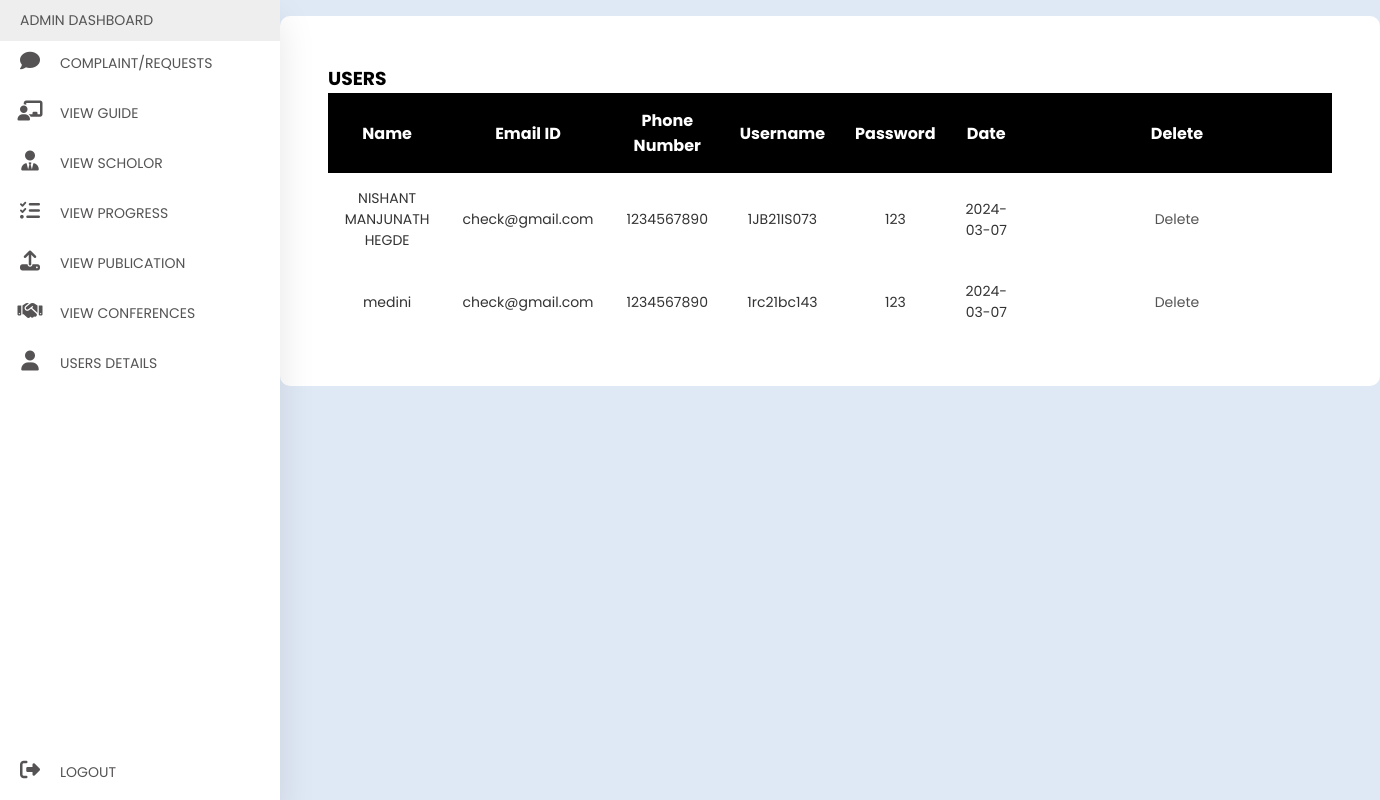
The app's page /view_user.php (signed in) with its own data.
### tables this page shows
CREATE TABLE `scholar` (
  `name` varchar(50) DEFAULT NULL,
  `email` varchar(50) DEFAULT NULL,
  `phone` int(15) DEFAULT NULL,
  `sid` varchar(15) NOT NULL,
  `password` varchar(16) DEFAULT NULL,
  `date` date NOT NULL DEFAULT current_timestamp()
);

### view_user.php (the view, shortened to what this page needs)
<?php
include 'connetdb.php';
$sql = "SELECT * FROM scholar";
$result = mysqli_query($data, $sql);
?>
<!DOCTYPE html>
<html>
<head>
    <link rel="stylesheet" href="dash.css">
    <link rel="stylesheet" href="https://cdnjs.cloudflare.com/ajax/libs/font-awesome/6.5.1/css/all.min.css"
 />
</head>
<body>
	<?php
		include 'admin_sidebar.php';
	?>
    <div class="main">
        <div class="tabular">
            <h3 class="maintitle">USERS</h3>
            <div class="tablecontainer">
                <table>
                    <thead>
                <tr>
                    <th>Name</th>
                    <th>Email ID</th>
                    <th>Phone Number</th>
                    <th>Username</th>
                    <th>Password</th>
                    <th>Date</th>
                    <th>Delete</th>
                </tr>
                <?php
                while($info = $result->fetch_assoc())
                {
                ?>
                <tr>
                    <td><?php echo"{$info['name']}";?></td>
                    <td><?php echo"{$info['email']}";?></td>
                    <td><?php echo"{$info['phone']}";?></td>
                    <td><?php echo"{$info['sid']}";?></td>
                    <td><?php echo"{$info['password']}";?></td>
                    <td><?php echo"{$info['date']}";?></td>
                    <td>
                        <?php echo"<a onClick=\"javascript:return confirm('are you sure to delete');\" href='delete_user.php?id={$info['sl_no']}'>Delete</a>";?>
                    </td>
                </tr>
                <?php
                }
                ?>
                                </thead>
                </table>
	        </div>
	    </div>
	</div>
</body>
</html>

### dash.css (style rules this page uses)
* { margin: 0; padding: 0; outline: none; border: none; text-decoration: none; box-sizing: border-box; font-family: "Poppins",sans-serif; }
body { display: flex; background:#dfe9f5 ; }
a { position: relative; color:rgb(85,83,83); font-size: 14px; display: table; width:280px; padding: 10px; }
.main { width: 100%; }
.tabular { background: white; margin-top: 1rem; border-radius: 10px; padding: 3rem; }
.tablecontainer { width: 100%; }
table { width: 100%; border-collapse: collapse; }
thead { background: rgba(113,99,186, 255); color: white; }
th { padding: 15px; text-align: center; background: black; color: white; }
thead { background: white; color: black; }
td { padding:15px; font-size: 14px; color:#333; text-align: center; width: 30%; }
tr:nth-child(even) { background:white ; }

### records on screen
scholar: name "NISHANT MANJUNATH HEGDE", email "check@gmail.com", phone "1234567890", sid "1JB21IS073", password "123", date "2024-03-07"
scholar: name "medini", email "check@gmail.com", phone "1234567890", sid "1rc21bc143", password "123", date "2024-03-07"
